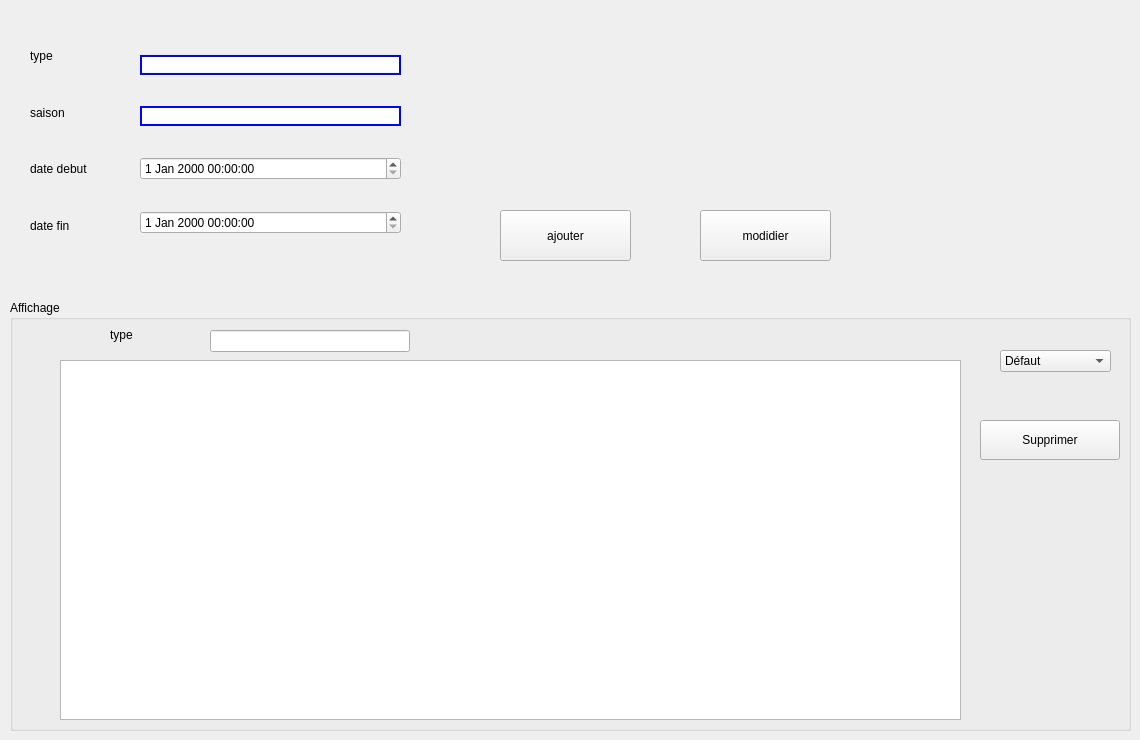
      <widget class="QWidget" name="GestionSTW_3">
       <attribute name="title">
        <string>Gestion</string>
       </attribute>
       <widget class="QPushButton" name="ajout_evenement">
        <property name="geometry">
         <rect>
          <x>500</x>
          <y>210</y>
          <width>131</width>
          <height>51</height>
         </rect>
        </property>
        <property name="text">
         <string>ajouter</string>
        </property>
       </widget>
       <widget class="QGroupBox" name="groupBox_5">
        <property name="geometry">
         <rect>
          <x>10</x>
          <y>300</y>
          <width>1121</width>
          <height>431</height>
         </rect>
        </property>
        <property name="title">
         <string>Affichage</string>
        </property>
        <widget class="QTableView" name="tabevenements">
         <property name="geometry">
          <rect>
           <x>50</x>
           <y>60</y>
           <width>901</width>
           <height>360</height>
          </rect>
         </property>
        </widget>
        <widget class="QPushButton" name="supprimer_evenement">
         <property name="geometry">
          <rect>
           <x>970</x>
           <y>120</y>
           <width>140</width>
           <height>40</height>
          </rect>
         </property>
         <property name="text">
          <string>Supprimer</string>
         </property>
        </widget>
        <widget class="QLineEdit" name="type_supp_rech_mod">
         <property name="geometry">
          <rect>
           <x>200</x>
           <y>30</y>
           <width>200</width>
           <height>22</height>
          </rect>
         </property>
        </widget>
        <widget class="QLabel" name="label_36">
         <property name="geometry">
          <rect>
           <x>100</x>
           <y>10</y>
           <width>99</width>
           <height>50</height>
          </rect>
         </property>
         <property name="text">
          <string>type</string>
         </property>
        </widget>
        <widget class="QComboBox" name="TriA_2">
         <property name="geometry">
          <rect>
           <x>990</x>
           <y>50</y>
           <width>111</width>
           <height>22</height>
          </rect>
         </property>
         <item>
          <property name="text">
           <string>Défaut</string>
          </property>
         </item>
         <item>
          <property name="text">
           <string>type</string>
          </property>
         </item>
         <item>
          <property name="text">
           <string>saison</string>
          </property>
         </item>
         <item>
          <property name="text">
           <string>date debut</string>
          </property>
         </item>
         <item>
          <property name="text">
           <string>date fin</string>
          </property>
         </item>
        </widget>
       </widget>
       <widget class="QWidget" name="layoutWidget_7">
        <property name="geometry">
         <rect>
          <x>140</x>
          <y>30</y>
          <width>261</width>
          <height>231</height>
         </rect>
        </property>
        <layout class="QVBoxLayout" name="verticalLayout_9">
         <item>
          <widget class="QLineEdit" name="lineEdit_type_5">
           <property name="styleSheet">
            <string notr="true">border-width:2px;
border-style:solid;
border-color:blue;</string>
           </property>
          </widget>
         </item>
         <item>
          <widget class="QLineEdit" name="lineEdit_saison_3">
           <property name="styleSheet">
            <string notr="true">border-width:2px;
border-style:solid;
border-color:blue;</string>
           </property>
          </widget>
         </item>
         <item>
          <widget class="QDateTimeEdit" name="lineEdit_date_debut_3"/>
         </item>
         <item>
          <widget class="QDateTimeEdit" name="lineEdit_date_fin_3"/>
         </item>
        </layout>
       </widget>
       <widget class="QWidget" name="layoutWidget_8">
        <property name="geometry">
         <rect>
          <x>30</x>
          <y>30</y>
          <width>101</width>
          <height>221</height>
         </rect>
        </property>
        <layout class="QVBoxLayout" name="verticalLayout_10">
         <item>
          <widget class="QLabel" name="label_31">
           <property name="text">
            <string>type</string>
           </property>
          </widget>
         </item>
         <item>
          <widget class="QLabel" name="label_34">
           <property name="text">
            <string>saison</string>
           </property>
          </widget>
         </item>
         <item>
          <widget class="QLabel" name="label_35">
           <property name="text">
            <string>date debut</string>
           </property>
          </widget>
         </item>
         <item>
          <widget class="QLabel" name="label_38">
           <property name="text">
            <string>date fin</string>
           </property>
          </widget>
         </item>
        </layout>
       </widget>
       <widget class="QPushButton" name="modifier_evenement">
        <property name="geometry">
         <rect>
          <x>700</x>
          <y>210</y>
          <width>131</width>
          <height>51</height>
         </rect>
        </property>
        <property name="text">
         <string>modidier</string>
        </property>
       </widget>
      </widget>
